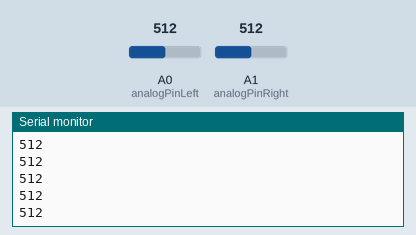
This sketch was run on a simulated Arduino Uno, built with avr-gcc and run on an emulated ATmega328P. Parts: the last lines printed to the serial monitor. The inputs (shaded band) are chosen by the test bench; at power-on: A0 (analogPinLeft) = 512, A1 (analogPinRight) = 512.

Above: at 1.2 s.
1.3 s: A0 (analogPinLeft) set to 716
At 1.9 s:
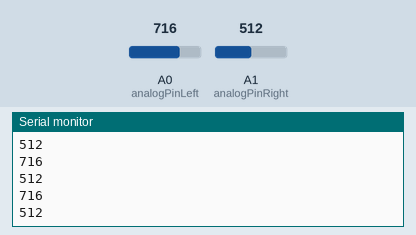
2.8 s: A1 (analogPinRight) set to 716
At 3.5 s:
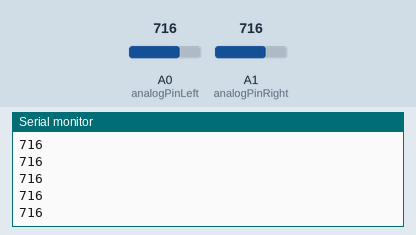
4.3 s: A0 (analogPinLeft) set to 900
At 5.4 s:
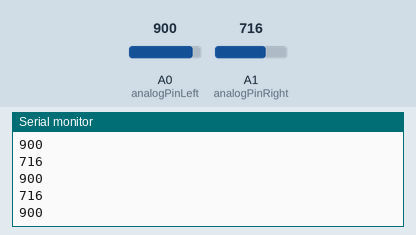
5.8 s: A1 (analogPinRight) set to 511
At 6.7 s:
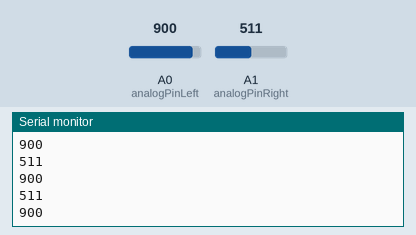
Timing chart, 0 to 8.3 s (numbered marks = the images above; inputs shaded):
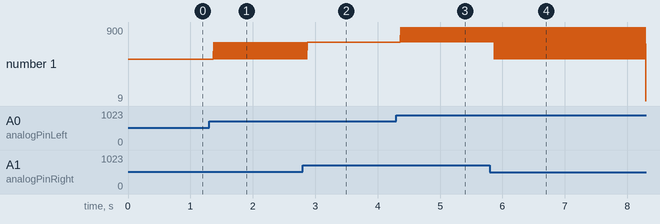

The sketch:

photodiodes_test.ino
```cpp
int analogPinLeft = A0;
int analogPinRight = A1;
int left = 0;
int right = 0;

void setup() {
   Serial.begin(9600);
   pinMode(analogPinLeft,INPUT);
   pinMode(analogPinRight, INPUT);

}

void loop() {
  left = analogRead(analogPinLeft);  // read the input pin
  Serial.println(left);
  right = analogRead(analogPinRight);
  Serial.println(right);
}
```

Measured:
- after the input at 1.3 s, the serial monitor: prints a new line after 0.07 s (image 1)
- after the input at 4.3 s, the serial monitor: prints a new line after 0.07 s (image 3)
- after the input at 5.8 s, the serial monitor: prints a new line after 0.07 s (image 4)
- plotted number 1: 512 → 716 after the input at 1.3 s
